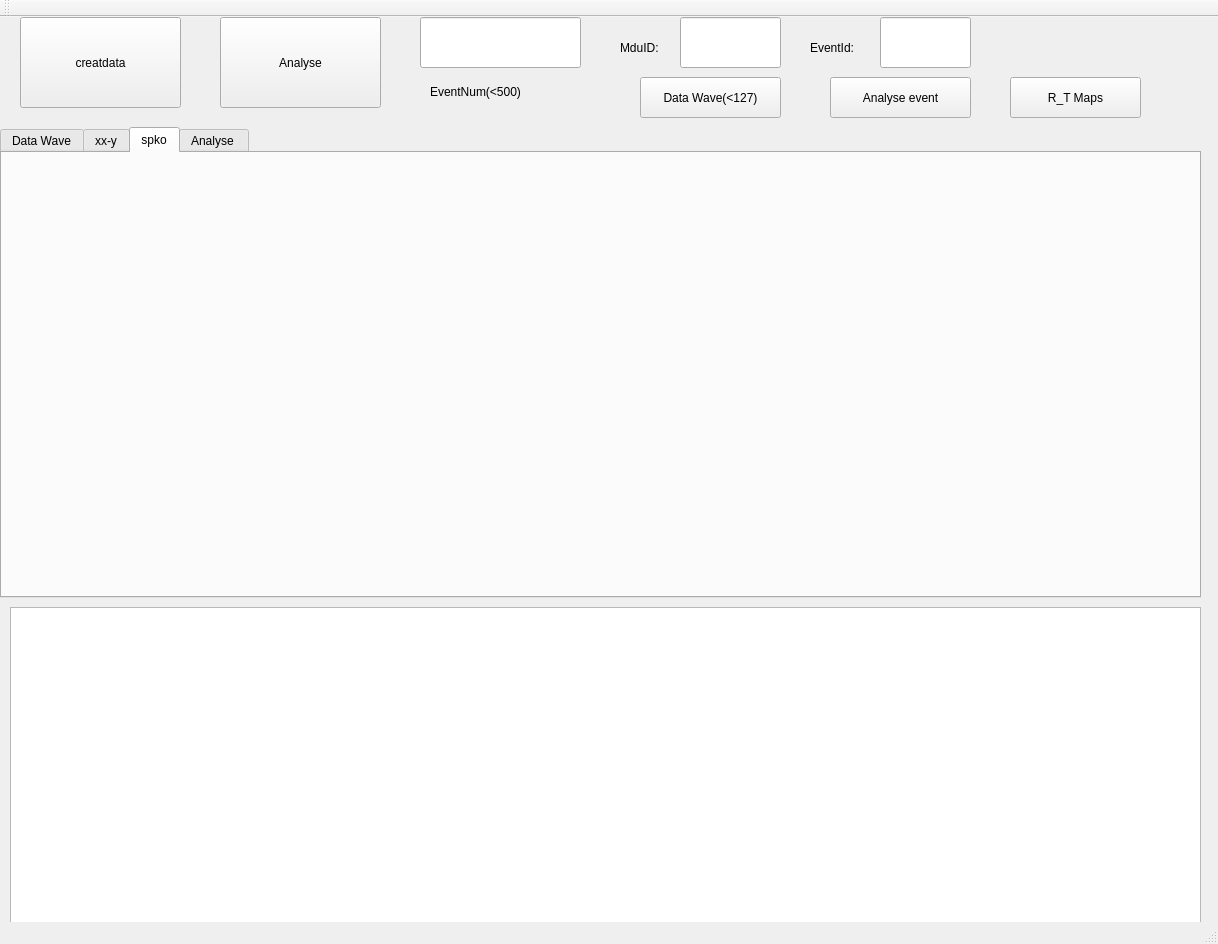
<?xml version="1.0" encoding="UTF-8"?>
<ui version="4.0">
 <class>MainWindow</class>
 <widget class="QMainWindow" name="MainWindow">
  <property name="geometry">
   <rect>
    <x>0</x>
    <y>0</y>
    <width>1218</width>
    <height>944</height>
   </rect>
  </property>
  <property name="windowTitle">
   <string>MainWindow</string>
  </property>
  <widget class="QWidget" name="centralWidget">
   <widget class="QPushButton" name="pushButton_7">
    <property name="geometry">
     <rect>
      <x>20</x>
      <y>0</y>
      <width>161</width>
      <height>91</height>
     </rect>
    </property>
    <property name="text">
     <string>creatdata</string>
    </property>
   </widget>
   <widget class="QPushButton" name="pushButton_8">
    <property name="geometry">
     <rect>
      <x>220</x>
      <y>0</y>
      <width>161</width>
      <height>91</height>
     </rect>
    </property>
    <property name="text">
     <string>Analyse</string>
    </property>
   </widget>
   <widget class="QTabWidget" name="tabWidget">
    <property name="geometry">
     <rect>
      <x>0</x>
      <y>110</y>
      <width>1201</width>
      <height>471</height>
     </rect>
    </property>
    <property name="toolTip">
     <string>&lt;html&gt;&lt;head/&gt;&lt;body&gt;&lt;p&gt;&lt;br/&gt;&lt;/p&gt;&lt;/body&gt;&lt;/html&gt;</string>
    </property>
    <property name="currentIndex">
     <number>2</number>
    </property>
    <widget class="QCustomPlot" name="widget_bars">
     <property name="sizePolicy">
      <sizepolicy hsizetype="Expanding" vsizetype="Expanding">
       <horstretch>0</horstretch>
       <verstretch>0</verstretch>
      </sizepolicy>
     </property>
     <attribute name="title">
      <string>Data Wave</string>
     </attribute>
     <widget class="QLabel" name="MaxQ">
      <property name="geometry">
       <rect>
        <x>1000</x>
        <y>10</y>
        <width>131</width>
        <height>31</height>
       </rect>
      </property>
      <property name="styleSheet">
       <string notr="true">color: rgb(0, 0, 0);
background-color: rgb(186, 189, 182);</string>
      </property>
      <property name="frameShape">
       <enum>QFrame::Panel</enum>
      </property>
      <property name="frameShadow">
       <enum>QFrame::Sunken</enum>
      </property>
      <property name="text">
       <string/>
      </property>
     </widget>
     <widget class="QLabel" name="label">
      <property name="geometry">
       <rect>
        <x>940</x>
        <y>10</y>
        <width>51</width>
        <height>31</height>
       </rect>
      </property>
      <property name="text">
       <string>Max_Q:</string>
      </property>
     </widget>
    </widget>
    <widget class="QCustomPlot" name="widget_RTS">
     <property name="sizePolicy">
      <sizepolicy hsizetype="Expanding" vsizetype="Expanding">
       <horstretch>0</horstretch>
       <verstretch>0</verstretch>
      </sizepolicy>
     </property>
     <attribute name="title">
      <string>xx-y</string>
     </attribute>
    </widget>
    <widget class="QCustomPlot" name="qcustomplotWidget">
     <property name="sizePolicy">
      <sizepolicy hsizetype="Expanding" vsizetype="Expanding">
       <horstretch>0</horstretch>
       <verstretch>0</verstretch>
      </sizepolicy>
     </property>
     <attribute name="title">
      <string>spko</string>
     </attribute>
    </widget>
    <widget class="QCustomPlot" name="widget_color">
     <property name="sizePolicy">
      <sizepolicy hsizetype="Expanding" vsizetype="Expanding">
       <horstretch>0</horstretch>
       <verstretch>0</verstretch>
      </sizepolicy>
     </property>
     <attribute name="title">
      <string>Analyse </string>
     </attribute>
    </widget>
   </widget>
   <widget class="QLabel" name="label_2">
    <property name="geometry">
     <rect>
      <x>430</x>
      <y>50</y>
      <width>151</width>
      <height>51</height>
     </rect>
    </property>
    <property name="text">
     <string>EventNum(&lt;500)</string>
    </property>
   </widget>
   <widget class="QLineEdit" name="eventnum">
    <property name="geometry">
     <rect>
      <x>420</x>
      <y>0</y>
      <width>161</width>
      <height>51</height>
     </rect>
    </property>
   </widget>
   <widget class="QLineEdit" name="analyseevent">
    <property name="geometry">
     <rect>
      <x>880</x>
      <y>0</y>
      <width>91</width>
      <height>51</height>
     </rect>
    </property>
   </widget>
   <widget class="QPushButton" name="pushButton">
    <property name="geometry">
     <rect>
      <x>830</x>
      <y>60</y>
      <width>141</width>
      <height>41</height>
     </rect>
    </property>
    <property name="text">
     <string>Analyse event</string>
    </property>
   </widget>
   <widget class="QPushButton" name="DWave">
    <property name="geometry">
     <rect>
      <x>640</x>
      <y>60</y>
      <width>141</width>
      <height>41</height>
     </rect>
    </property>
    <property name="text">
     <string>Data Wave(&lt;127)</string>
    </property>
   </widget>
   <widget class="QLineEdit" name="channel">
    <property name="geometry">
     <rect>
      <x>680</x>
      <y>0</y>
      <width>101</width>
      <height>51</height>
     </rect>
    </property>
   </widget>
   <widget class="QLabel" name="label_3">
    <property name="geometry">
     <rect>
      <x>620</x>
      <y>10</y>
      <width>51</width>
      <height>41</height>
     </rect>
    </property>
    <property name="text">
     <string>MduID:</string>
    </property>
   </widget>
   <widget class="QLabel" name="label_4">
    <property name="geometry">
     <rect>
      <x>810</x>
      <y>10</y>
      <width>61</width>
      <height>41</height>
     </rect>
    </property>
    <property name="text">
     <string>EventId:</string>
    </property>
   </widget>
   <widget class="QPushButton" name="R_TMaps">
    <property name="geometry">
     <rect>
      <x>1010</x>
      <y>60</y>
      <width>131</width>
      <height>41</height>
     </rect>
    </property>
    <property name="text">
     <string>R_T Maps</string>
    </property>
   </widget>
   <widget class="QTextEdit" name="log">
    <property name="geometry">
     <rect>
      <x>10</x>
      <y>590</y>
      <width>1191</width>
      <height>321</height>
     </rect>
    </property>
   </widget>
  </widget>
  <widget class="QMenuBar" name="menuBar">
   <property name="geometry">
    <rect>
     <x>0</x>
     <y>0</y>
     <width>1218</width>
     <height>22</height>
    </rect>
   </property>
  </widget>
  <widget class="QToolBar" name="mainToolBar">
   <attribute name="toolBarArea">
    <enum>TopToolBarArea</enum>
   </attribute>
   <attribute name="toolBarBreak">
    <bool>false</bool>
   </attribute>
  </widget>
  <widget class="QStatusBar" name="statusBar"/>
 </widget>
 <layoutdefault spacing="6" margin="11"/>
 <customwidgets>
  <customwidget>
   <class>QCustomPlot</class>
   <extends>QWidget</extends>
   <header>qcustomplot.h</header>
   <container>1</container>
  </customwidget>
 </customwidgets>
 <resources/>
 <connections/>
</ui>
